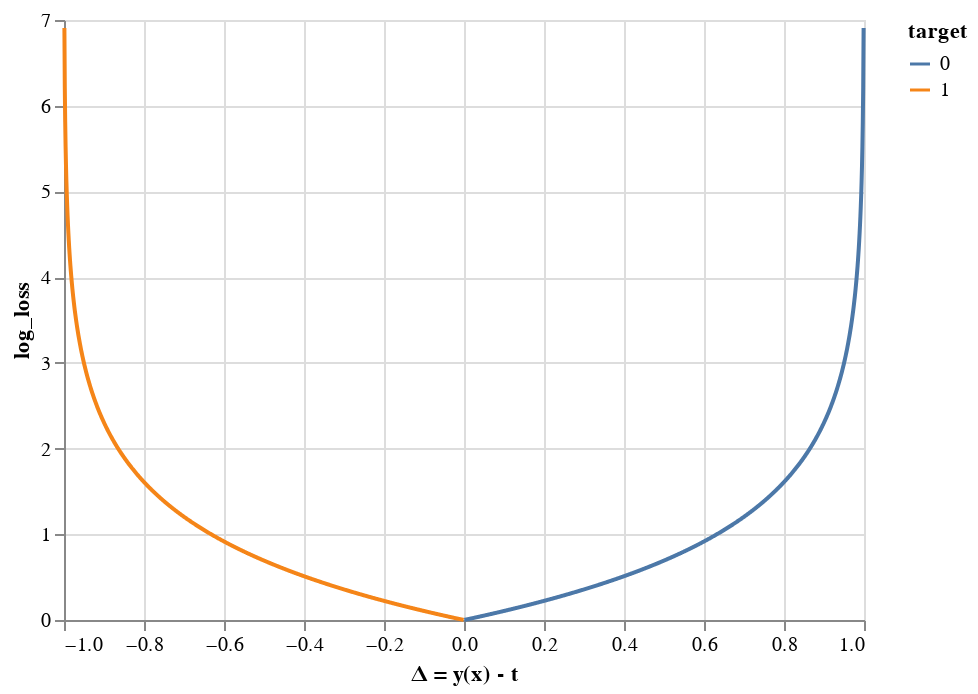

The notebook cell saved with this chart:
### Code cell
alt.Chart(df_plot).mark_line().encode(
    x=alt.X("delta:Q", title="Δ = y(x) - t"),
    y="log_loss",
    color="target:N",
)

### Figure 1 — Vega-Lite specification as saved in the notebook (floating-point values rounded to 4 significant figures; data arrays with more than 128 entries replaced by an {"elided": "..."} marker saying what was removed)
{"config": {"view": {"continuousWidth": 400, "continuousHeight": 300}}, "data": {"name": "data-d0e00ef831515980126434b1e83745e6"}, "mark": "line", "encoding": {"color": {"type": "nominal", "field": "target"}, "x": {"type": "quantitative", "field": "delta", "title": "Δ = y(x) - t"}, "y": {"type": "quantitative", "field": "log_loss"}}, "$schema": "https://vega.github.io/schema/vega-lite/v4.8.1.json", "datasets": {"data-d0e00ef831515980126434b1e83745e6": {"elided": "1998 records"}}}
